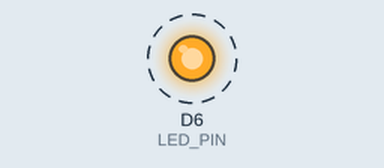
A sketch run on a simulated ESP8266 (NodeMCU). Shown: output pins drawn as LEDs (lit = HIGH). Dashed ring = blinking. WiFi joins after 1.5 s; servers stay silent unless stated; uploads are accepted with an empty reply; what the sketch prints to the serial monitor is not drawn.

Above: at 3.0 s.
Timing chart, 0 to 6.3 s (numbered marks = the images above):
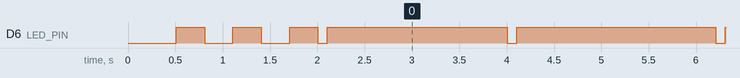

Measured:
- by itself, D6 (LED_PIN): goes LOW 0.30 s, HIGH 0.30 s, LOW 0.30 s, HIGH 0.30 s, 63 × (LOW 0.10 s, HIGH 1.9 s), LOW 0.10 s, then HIGH
- by itself, everything shown: repeats every 6.0 s, in 6 steps

The sketch:

work-project.ino
```cpp
#include <ESP8266WiFi.h>
#include <ESP8266HTTPClient.h>
#include <WiFiClient.h>
#include <WiFiClientSecure.h>
#include <ArduinoJson.h>

const char* WIFI_SSID     = "caem";
const char* WIFI_PASSWORD = "sayemsarker";

const char* API_BASE_URL  = "http://192.168.9.178:3000";

const char* DEVICE_TOKEN  = "solariq-kurigram-token-2027";
const char* DEVICE_ID     = "work-demo-01";

const uint8_t TRIGGER_PIN = D1;
const uint8_t LED_PIN     = D6;

const unsigned long MOTOR_DURATION_MS  = 10000UL;
const unsigned long POLL_INTERVAL_MS   = 3000UL;
const unsigned long STATUS_INTERVAL_MS = 5000UL;
const unsigned long HEARTBEAT_MS       = 2000UL;

bool motorRunning    = false;
unsigned long motorStartedAt = 0;

unsigned long lastPoll     = 0;
unsigned long lastStatus   = 0;
unsigned long lastBlink    = 0;
bool ledBlinkState = true;

String lastCommandId = "";

void motorOff() {
  digitalWrite(TRIGGER_PIN, LOW);
  motorRunning = false;
  digitalWrite(LED_PIN, HIGH);
  Serial.println("[TRIGGER] Stopped. D6 LED back ON.");
}

void motorOn() {
  if (motorRunning) return;
  digitalWrite(LED_PIN, LOW);
  digitalWrite(TRIGGER_PIN, HIGH);
  motorStartedAt = millis();
  motorRunning = true;
  Serial.println("[TRIGGER] Started for 10 seconds. D6 LED OFF.");
}

bool beginHttpClient(HTTPClient& http, WiFiClient& plainClient, WiFiClientSecure& secureClient, const String& url) {
  if (url.startsWith("https://")) {
    secureClient.setInsecure();
    return http.begin(secureClient, url);
  } else {
    return http.begin(plainClient, url);
  }
}

void pollCommands() {
  if (WiFi.status() != WL_CONNECTED) return;

  WiFiClient plainClient;
  WiFiClientSecure secureClient;
  HTTPClient http;

  String url = String(API_BASE_URL) + "/api/iot/device/commands";
  if (!beginHttpClient(http, plainClient, secureClient, url)) return;
  http.setTimeout(5000);
  http.addHeader("Authorization", String("Bearer ") + DEVICE_TOKEN);
  http.addHeader("X-Device-ID", DEVICE_ID);

  int code = http.GET();

  if (code == 200) {
    String body = http.getString();
    JsonDocument doc;
    if (!deserializeJson(doc, body)) {
      String action = doc["action"] | "none";
      String commandId = doc["commandId"] | "";

      if (action != "none" && commandId.length() > 0 && commandId != lastCommandId) {
        lastCommandId = commandId;

        if (action == "run_motor") {
          Serial.printf("[CMD] run_motor received (id: %s)\n", commandId.c_str());
          motorOn();

          sendAck(commandId, "started");
        }
      }
    }
  } else {
    Serial.printf("[POLL] HTTP %d\n", code);
  }

  http.end();
}

void sendAck(const String& commandId, const String& result) {
  if (WiFi.status() != WL_CONNECTED) return;

  WiFiClient plainClient;
  WiFiClientSecure secureClient;
  HTTPClient http;

  String url = String(API_BASE_URL) + "/api/iot/device/commands/ack";
  if (!beginHttpClient(http, plainClient, secureClient, url)) return;
  http.setTimeout(5000);
  http.addHeader("Content-Type", "application/json");
  http.addHeader("Authorization", String("Bearer ") + DEVICE_TOKEN);

  JsonDocument doc;
  doc["deviceId"]  = DEVICE_ID;
  doc["commandId"] = commandId;
  doc["result"]    = result;

  String body;
  serializeJson(doc, body);
  int code = http.POST(body);
  Serial.printf("[ACK] %s → HTTP %d\n", result.c_str(), code);
  http.end();
}

void reportStatus() {
  if (WiFi.status() != WL_CONNECTED) return;

  WiFiClient plainClient;
  WiFiClientSecure secureClient;
  HTTPClient http;

  String url = String(API_BASE_URL) + "/api/iot/device/status";
  if (!beginHttpClient(http, plainClient, secureClient, url)) return;
  http.setTimeout(5000);
  http.addHeader("Content-Type", "application/json");
  http.addHeader("Authorization", String("Bearer ") + DEVICE_TOKEN);

  unsigned long remaining = 0;
  if (motorRunning) {
    unsigned long elapsed = millis() - motorStartedAt;
    remaining = elapsed < MOTOR_DURATION_MS ? (MOTOR_DURATION_MS - elapsed) / 1000 : 0;
  }

  JsonDocument doc;
  doc["deviceId"]        = DEVICE_ID;
  doc["pump"]            = motorRunning;
  doc["led"]             = !motorRunning;
  doc["selectedGrid"]    = 1;
  doc["remainingSeconds"] = (int)remaining;
  doc["moisture"]        = 0;
  doc["rssi"]            = WiFi.RSSI();

  String body;
  serializeJson(doc, body);

  int code = http.POST(body);
  if (code >= 200 && code < 300) {
    Serial.printf("[STATUS] Motor=%s, LED=%s, WiFi RSSI=%d dBm\n",
      motorRunning ? "ON" : "OFF",
      motorRunning ? "OFF" : "ON",
      WiFi.RSSI()
    );
  }
  http.end();
}

void setup() {
  Serial.begin(115200);
  delay(200);

  Serial.println("\n========================================");
  Serial.println("  SolariQ Work Demo — ESP8266 Firmware");
  Serial.println("========================================");

  digitalWrite(TRIGGER_PIN, LOW);
  digitalWrite(LED_PIN, LOW);

  pinMode(TRIGGER_PIN, OUTPUT);
  pinMode(LED_PIN, OUTPUT);

  WiFi.mode(WIFI_STA);
  WiFi.hostname("SolariQ-WorkDemo");
  WiFi.begin(WIFI_SSID, WIFI_PASSWORD);

  Serial.printf("[WIFI] Connecting to '%s'", WIFI_SSID);
  unsigned long t = millis();
  while (WiFi.status() != WL_CONNECTED && millis() - t < 20000) {
    delay(300);
    Serial.print(".");

    digitalWrite(LED_PIN, !digitalRead(LED_PIN));
  }

  if (WiFi.status() == WL_CONNECTED) {
    Serial.printf("\n[WIFI] Connected! IP: %s\n", WiFi.localIP().toString().c_str());
    Serial.printf("[CONFIG] API: %s\n", API_BASE_URL);
    digitalWrite(LED_PIN, HIGH);
  } else {
    Serial.println("\n[WIFI] Failed to connect. Running offline (local failsafe only).");

  }
}

void loop() {
  unsigned long now = millis();

  if (motorRunning && (now - motorStartedAt >= MOTOR_DURATION_MS)) {
    motorOff();
    Serial.println("[SAFETY] 10-second motor cycle complete.");
  }

  if (now - lastPoll >= POLL_INTERVAL_MS) {
    lastPoll = now;
    pollCommands();
  }

  if (now - lastStatus >= STATUS_INTERVAL_MS) {
    lastStatus = now;
    reportStatus();
  }

  if (!motorRunning && WiFi.status() == WL_CONNECTED) {
    if (now - lastBlink >= HEARTBEAT_MS) {
      lastBlink = now;
      digitalWrite(LED_PIN, LOW);
      delay(100);
      digitalWrite(LED_PIN, HIGH);
    }
  }

  delay(5);
}
```
